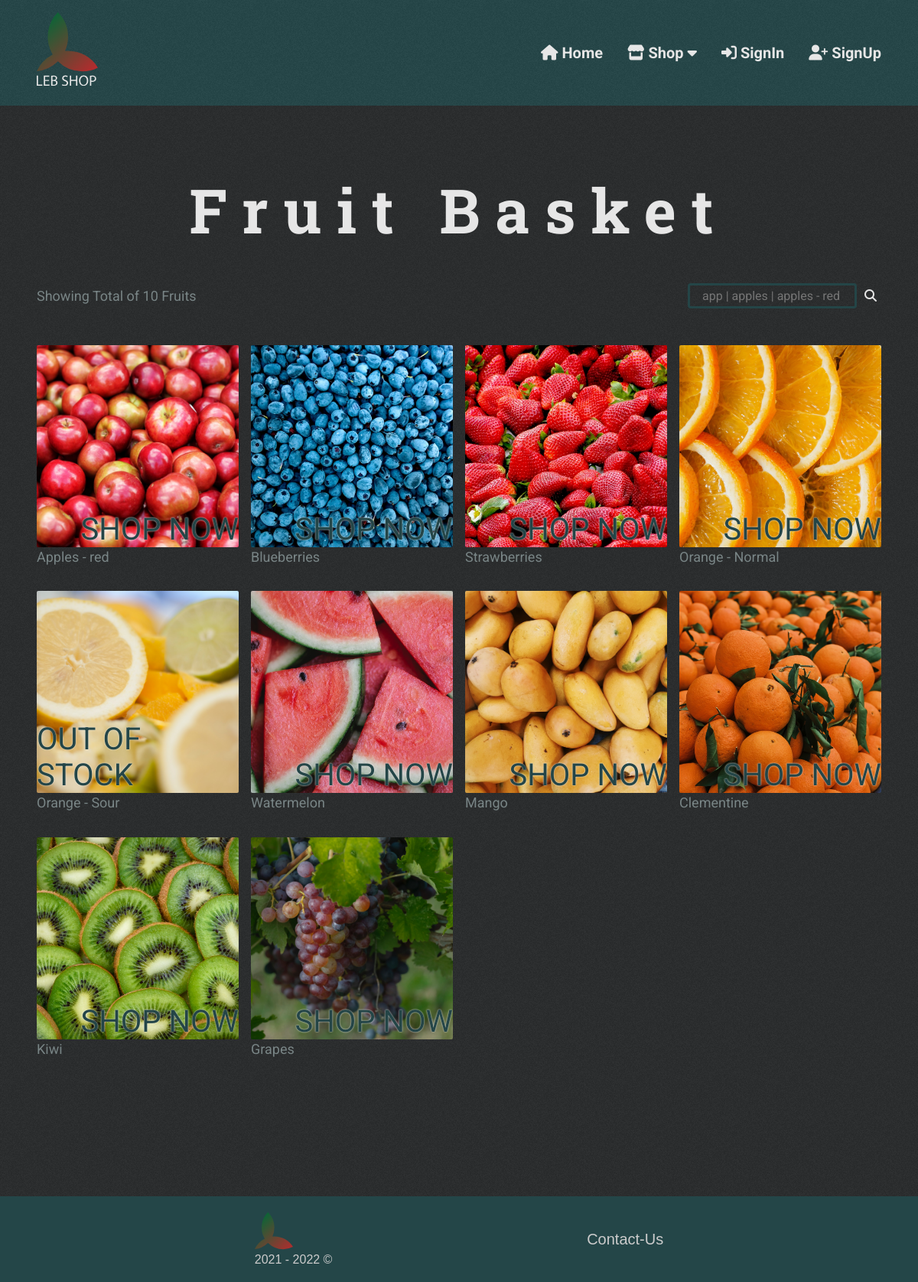
The page /shop/juicy on the database its author committed.
### lebshop/db_models.py (models this page shows)
class Fruit(db.Model):
    __tablename__ = "fruits"
    id = db.Column(db.Integer(), primary_key=True)
    name = db.Column(db.String(50), unique=True, nullable=False)
    uom = db.Column(db.String(10), nullable=False)
    price = db.Column(db.Float(), nullable=False)
    currency = db.Column(db.String(32), nullable=False)
    in_stock = db.Column(db.Boolean(), nullable=False)
    desc = db.Column(db.String(100))
    image_path = db.Column(db.String(100), unique=True)
    categories = relationship(
        "Categories", secondary=fruit_category_association_table)
    carts = relationship("FruitCartAss", back_populates="fruit_obj")

### lebshop/routes.py (the view)
@app.route("/shop/<category>")
def leb_shop(category):
    if category == "all":
        fruits_data = Fruit.query.all()
    else:
        fruits_data = Fruit.query.join(
            Fruit.categories, aliased=True).filter_by(name=category).all()
    return render_template("shop.html", fruits_data=fruits_data, keyword=f"category: {category}")

### lebshop/templates/shop.html (shortened to what this page needs)
<!DOCTYPE html>
<html lang="en">
  <head>
    {% include "head_data.html" %}
    <link
      rel="stylesheet"
      href="{{ url_for('static', filename='css/shop.css')}}"
    />
  </head>
  <body>
    <header class="header">
      {% include "nav_bar.html" %} {% include "modal_msgs.html" %}
    </header>
    <main class="main cont">
      <div class="shop">
        <h1 class="shop__title">Fruit Basket</h1>
        <div class="shop__search-cont">
          <p class="shop_results-count">
            Showing Total of {{ fruits_data | length }} Fruits
          </p>
          <form
            action="{{ url_for('leb_shop_search')}}"
            method="get"
            enctype="multipart/form-data"
            id="headerSearchForm"
          >
            <div class="shop__search-controls">
              {% if keyword.split(': ')[0] == "q" %}
              <input
                type="text"
                name="q"
                class="search-input"
                placeholder="app | apples | apples - red"
                value="{{ keyword.split(': ')[1] }}"
                autocomplete="off"
              />
              {% else %}
              <input
                type="text"
                name="q"
                class="search-input"
                placeholder="app | apples | apples - red"
                autocomplete="off"
              />
              {% endif %}
              <button type="submit" class="search-submit">
                <i class="fas fa-search"></i>
              </button>
            </div>
          </form>
        </div>
        {% if not fruits_data: %}
        <h1 class="no-results-disc">
          No results for
          <span class="no-results-disc__keyword">
            '{{ keyword.split(":")[1] }}'
          </span>
        </h1>
        {% else %}
        <div class="shop__fruit-cards-cont">
          {% for fruit in fruits_data: %}
          <div class="shop__fruit-card">
            {% if not fruit.in_stock: %}
            <div class="fruit-card__img-cont">
              <img
                src="{{ url_for('static', filename='img/market/' + fruit.image_path) }}"
                alt="{{ fruit.name }}"
                loading="lazy"
                class="fruit-card__img"
              />
              <div class="fruit-card__img-overlay">
                <span class="overlay-text">OUT OF STOCK</span>
              </div>
            </div>
            <p class="fruit-name no-stock">{{ fruit.name }}</p>
            {% else %}
            <a href="{{ url_for('product_view', product_id=fruit.id)}}">
              <div class="fruit-card__img-cont">
                <picture class="fruit-card__img">
                  <source
                    srcset="{{ url_for('static', filename='img/market/' + fruit.image_path) }}"
                    media="(min-width: 769px)"
                  />
                  <img
                    src="{{ url_for('static', filename='img/market/mobile/' + fruit.image_path) }}"
                    alt="{{ fruit.name }}"
                    class="fruit-card__img"
                    loading="lazy"
                  />
                </picture>
                <div class="fruit-card__img-overlay">
                  <span class="overlay-text">SHOP NOW</span>
                </div>
              </div>
              <p class="fruit-name">{{ fruit.name }}</p>
            </a>
            {% endif %}
          </div>
          {% endfor %} {% endif %}
        </div>
      </div>
    </main>
    {% include "footer.html" %}
  </body>
</html>

### lebshop/templates/head_data.html (shortened to what this page needs)
<link
  rel="stylesheet"
  href="{{ url_for('static', filename='css/nav_bar_style.css')}}"
/>
<link
  rel="stylesheet"
  href="{{ url_for('static', filename='css/footer.css')}}"
/>

### lebshop/templates/nav_bar.html (shortened to what this page needs)
<div class="nav-logo-wrapper">
  <div class="nav-logo-cont cont">
    <div class="logo-cont">
      <a href="{{ url_for('home')}}" class="logo-link">
      </a>
    </div>
    <div class="nav-cont">
      <nav class="nav off">
        <div class="nav-items-cont off">
          <a href="{{ url_for('home')}}" class="nav-link home">
            <i class="fas fa-home"></i> Home
          </a>
          <div class="link-sub-menu shop">
            <a class="nav-link shop">
              <i class="fas fa-store"></i> Shop
              <i class="fas fa-caret-down"></i>
            </a>
          </div>
          {% if not current_user.is_authenticated %}
          <a href="{{ url_for('login')}}" class="nav-link sign-in"
            ><i class="fas fa-sign-in-alt"></i> SignIn</a
          >
          <a href="{{ url_for('signup')}}" class="nav-link sign-up"
            ><i class="fas fa-user-plus"></i> SignUp</a
          >
          {% endif %}
        </div>
      </nav>
    </div>
  </div>
</div>

### lebshop/templates/footer.html (shortened to what this page needs)
<footer>
  <div class="footer-copy">
    <div>2021 - 2022 &copy;</div>
  </div>
  <p>
    <a href="mailto:test.days.of.code@gmail.com" class="footer-link">
      Contact-Us
    </a>
  </p>
</footer>

### lebshop/static/css/nav_bar_style.css (style rules this page uses)
.nav-logo-wrapper { background: url(../img/bg-texture.png), hsl(var(--nav-footer-bg)); padding-block: 1rem; }
.nav-logo-cont { display: flex; justify-content: space-between; align-items: center; }
.logo-link { display: block; width: min(10vw, 80px); aspect-ratio: 1; font-size: var(--fs-md); }
.nav-link { font-weight: 700; width: 100%; text-align: center; }
.link-sub-menu { display: flex; width: 100%; flex-direction: column; gap: 0.5rem; }
.fa-caret-down { transition: transform 100ms ease-in; }
.nav.off { position: relative; background-color: transparent; }
.nav { position: fixed; z-index: 99; inset: 0; background-color: hsla(var(--black), 0.25); }
.nav-items-cont.off { transform: translateX(100%); }
.nav-items-cont { z-index: 99; transition: transform 250ms ease-in-out; position: fixed; transform: none; inset: 0 0 0 40%; overflow: auto; background: hsl(var(--dark-teal)); display: flex; flex-direction: column; align-items: center; padding: 10vh 0; gap: 2em; }
@media (min-width: 769px) { .logo-cont { flex-basis: 25%; } }
@media (min-width: 769px) { .nav-cont { padding-block: 2em; flex-basis: 60%; justify-content: flex-end; } }
@media (min-width: 769px) { .nav, .nav.off { position: relative; background-color: transparent; } }
@media (min-width: 769px) { .nav-items-cont, .nav-items-cont.off { position: relative; width: 100%; justify-content: flex-end; gap: 2em; background-color: transparent; inset: unset; padding: 0; overflow: visible; flex-direction: row; transform: none; } }
@media (min-width: 769px) { .nav-link { width: unset; } }
@media (min-width: 769px) { .link-sub-menu { --bottom-space: 20px; width: unset; text-align: center; position: relative; display: inline-block; } }
@media (min-width: 769px) { .link-sub-menu::after { content: ""; position: absolute; top: 100%; left: 0; width: 100%; height: var(--bottom-space); cursor: pointer; background-color: transparent; } }

### lebshop/static/css/footer.css (style rules this page uses)
footer { margin-top: 100px; padding: 20px 0; background-color: #244648; display: flex; justify-content: space-evenly; align-items: center; }
.footer-copy { color: #ccc; font-family: Impact, Haettenschweiler, "Arial Narrow Bold", sans-serif; }
.footer-link { color: #ccc; text-decoration: none; font-family: Impact, Haettenschweiler, "Arial Narrow Bold", sans-serif; }

### lebshop/static/css/shop.css (style rules this page uses)
.main { padding-block: 5rem; }
.shop__title { font-size: var(--fs-lg); text-align: center; font-weight: 700; letter-spacing: 0.25em; margin-bottom: 0.5em; }
.shop__search-cont { display: flex; flex-wrap: wrap; align-items: center; justify-content: space-between; margin-bottom: 3em; }
.search-input { background-color: transparent; border: 3px solid hsl(var(--dark-teal)); border-radius: 0.25em; padding: 0.25em 1em; color: hsl(var(--light-gray)); outline: none; }
.search-submit { background-color: transparent; border: 0; color: hsl(var(--light-gray)); }
.shop__fruit-cards-cont { display: grid; grid-template-columns: repeat(2, 1fr); column-gap: 1rem; row-gap: 2rem; grid-template-rows: auto; }
.fruit-card__img-cont { position: relative; overflow: hidden; border-radius: 2px; }
.fruit-card__img { aspect-ratio: 1 / 1; object-fit: cover; object-position: center center; transition: transform 100ms ease-in; }
.fruit-card__img-overlay { position: absolute; inset: 0; display: flex; justify-content: flex-end; align-items: flex-end; color: hsl(var(--dark-teal)); text-shadow: 0 0 2px hsl(var(--light-gray)); font-size: var(--fs-nrml); font-family: var(--ff-sans); }
@media (min-width: 769px) { .shop__fruit-cards-cont { grid-template-columns: repeat(4, 1fr); } }
@media (min-width: 769px) { .fruit-card__img-overlay { font-size: var(--fs-md); } }

### rows shown on the page
Fruit: image_path (picture), name "Apples - red"
Fruit: image_path (picture), name "Blueberries"
Fruit: image_path (picture), name "Strawberries"
Fruit: image_path (picture), name "Orange - Normal"
Fruit: image_path (picture), name "Orange - Sour"
Fruit: image_path (picture), name "Watermelon"
Fruit: image_path (picture), name "Mango"
Fruit: image_path (picture), name "Clementine"
Fruit: image_path (picture), name "Kiwi"
Fruit: image_path (picture), name "Grapes"

### other values the page prints
{{ fruits_data | length }} "10"
